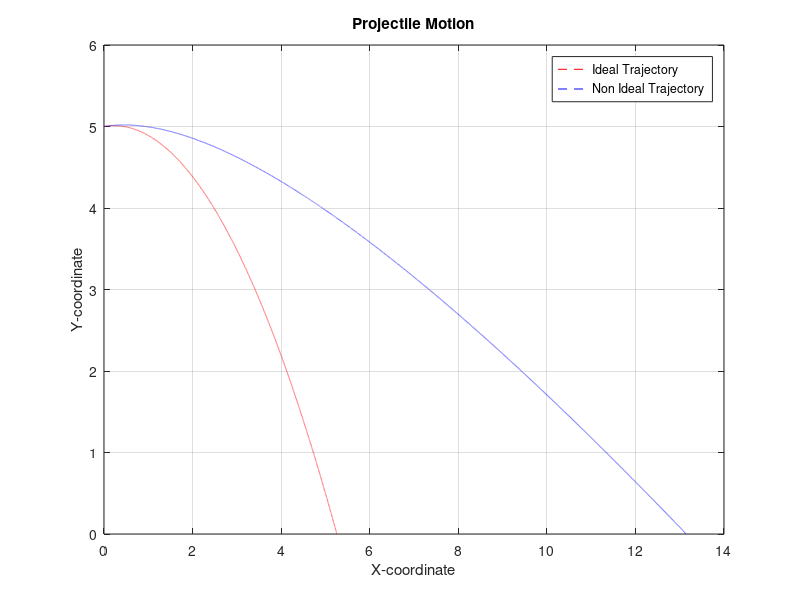

This figure's MATLAB source:
function ProblemNo4()
H = input('Enter the initial height of the projectile above the ground in meters: ');
Vm= input('Enter magnitude of the velocity in m/s: ');
Angle= input('Angle in degrees with respect to the +x-axis at which the projectile is fired: ');
Ax= input('x-component of the acceleration, considering the sign, in m/s^2: ');
Ay=input('y-component of the acceleration, considering the sign, in m/s^2: ');
if H<0
    error('Invalid! Initial height must be positive')
elseif Vm<=0 
    error('Invalid! Magnitude of Velocity cannot be equal to zero or have negative sign')
elseif (Angle<0)||(Angle>180)
    error('Invalid! Angle must be between 0 to 180 degrees')
elseif Ay == 0
    error('Invalid! Y-component of acceleration cannot be equal to zero')
end

%Velocity
Vx=(Vm.*cosd(Angle));
Vy=(Vm.*sind(Angle));

%ideal using Y=Vy -1/2gt^2 formula 
%Sincee ideal, Ay and Ax are constants
%Ay=-9.8
%Ax=0
g=9.8;
A=-(0.5)*g;
B= Vy;
C=H;
RootsTime=roots([A,B,C]);
PTime=max(RootsTime);
T1=0:0.0001:PTime;
xideal=Vx.*T1;
yideal=H+(Vy.*T1)-((0.5).*g.*(T1.^2));
plot(xideal,yideal,'--r')
hold on,

%non-ideal using Y=Vy -1/2gt^2 formula 
%sincec non ideal, Air resistance will be considered
if Ay>0
a=-0.5*Ay;
b=Vy;
c=H;
rootstime=roots([a,b,c]);
ptime=max(rootstime);
T2=0:0.0001:ptime;
xnonideal=(Vx.*T2)+((0.5).*Ax.*(T2.^2));
ynonideal=H+(Vy.*T2)-((0.5).*Ay.*(T2.^2));
plot(xnonideal,ynonideal,'--b')
xlabel('X-coordinate')
ylabel('Y-coordinate')
legend('Ideal Trajectory','Non Ideal Trajectory');
grid on
title('Projectile Motion')
elseif Ay<0
a=0.5*Ay;
b=Vy;
c=H;
rootstime=roots([a,b,c]);
ptime=max(rootstime);
T2=0:0.0001:ptime;
xnonideal=(Vx.*T2)+((0.5).*Ax.*(T2.^2));
ynonideal=H+(Vy.*T2)+((0.5).*Ay.*(T2.^2));
plot(xnonideal,ynonideal,'--b')
xlabel('X-coordinate')
ylabel('Y-coordinate')
legend('Ideal Trajectory','Non-Ideal Trajectory');
title('Projectile Motion')
grid on
end
end